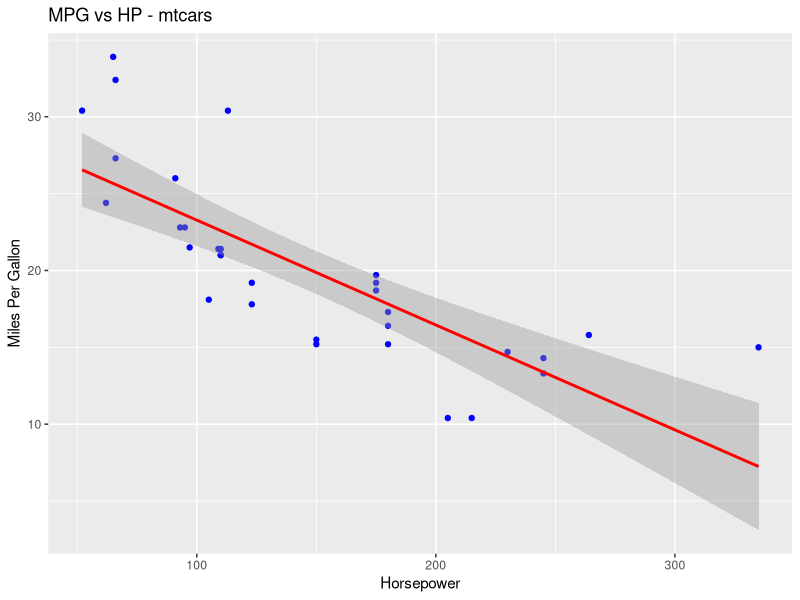
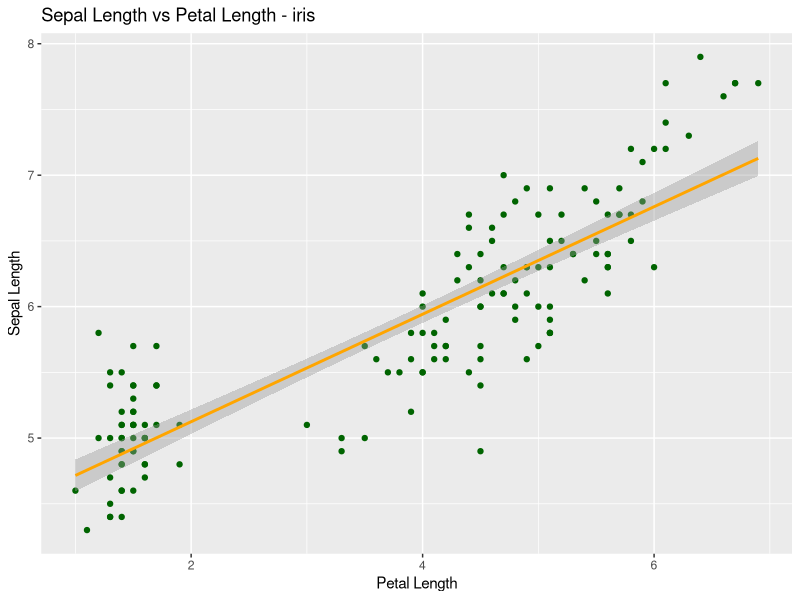

The R source for these figures, in order:
library(ggplot2)

data(mtcars)
model_mtcars <- lm(mpg ~ hp, data = mtcars)
summary(model_mtcars)

# Plot for mtcars
plot_mtcars <- ggplot(mtcars, aes(x = hp, y = mpg)) +
  geom_point(color = "blue") +
  geom_smooth(method = "lm", color = "red") +
  labs(title = "MPG vs HP - mtcars", x = "Horsepower", y = "Miles Per Gallon")
ggsave("mtcars_regression_plot.png", plot_mtcars)

data(iris)
model_iris <- lm(Sepal.Length ~ Sepal.Width + Petal.Length + Petal.Width, data = iris)
summary(model_iris)

plot_iris <- ggplot(iris, aes(x = Petal.Length, y = Sepal.Length)) +
  geom_point(color = "darkgreen") +
  geom_smooth(method = "lm", color = "orange") +
  labs(title = "Sepal Length vs Petal Length - iris", x = "Petal Length", y = "Sepal Length")
ggsave("iris_regression_plot.png", plot_iris)
